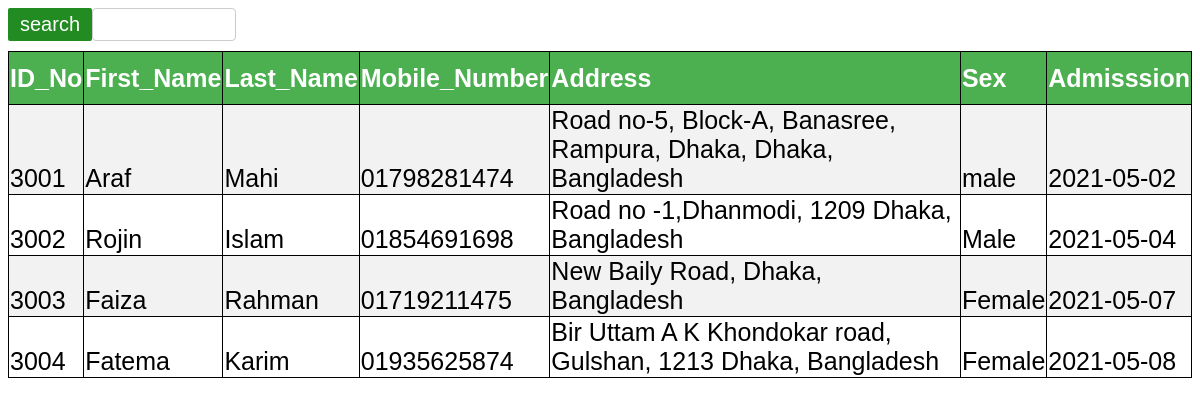
Screenshot of /HMS/display/list-patient.php with the database file from the repository.
### tables this page shows
CREATE TABLE `patient` (
  `id` int(6) NOT NULL,
  `first_name` varchar(50) DEFAULT NULL,
  `last_name` varchar(50) NOT NULL,
  `mobile_number` varchar(11) DEFAULT NULL,
  `address` varchar(100) DEFAULT NULL,
  `sex` varchar(50) DEFAULT NULL,
  `addmission` date DEFAULT NULL
);

### HMS/display/list-patient.php (the view, shortened to what this page needs)
<!DOCTYPE html>
<html>
<head>
</head>
<body>
	<div class="container">
		<form action="search-patient.php" method="post">
			<input type="text" name="search" >
			<button class="btn">search</button>
		</form>
	</div>
	<table>
		<tr>
			<th>ID_No</th>
			<th>First_Name</th>
			<th>Last_Name</th>
			<th>Mobile_Number</th>
			<th>Address</th>
			<th>Sex</th>
			<th>Admisssion</th>
		</tr>
		<?php
		$conn =mysqli_connect("localhost", "root", "", "hospital");
            $sql = "SELECT id,first_name,last_name,mobile_number,address,sex,addmission FROM patient";
            $result = $conn->query($sql);
            if ($result->num_rows > 0) {
            while($row = $result->fetch_assoc()) {
            echo "<tr><td> " . $row["id"]. "</td><td> " . $row["first_name"]. " </td><td>" . $row["last_name"]. "</td><td>" .$row["mobile_number"]."</td><td>".$row["address"]."</td><td>".$row["sex"]."</td><td>".$row ["addmission"]."</td></tr>";
                  }
              echo"</table>";
               }
              else {
              echo "0 results";
              }
		?>
</body>
</html>

### HMS/display/list-patient.php (style rules this page uses)
.btn { background-color: #228B22; color: white; padding: 5px 12px; border: none; border-radius: 2px; cursor: pointer; float: left; font-size:20px; }
input[type=text] { width: 10%; padding: 8px 12px; border: 1px solid #ccc; border-radius: 4px; resize: vertical; }
.container { padding-bottom:10px; }
table { padding-top:10px; border-collapse:collapse; color:black; width:100%; font-family:sans-serif; font-size:25px; text-align:left; padding-left:15px; }
table,th,td { border:1px solid black; }
th { background-color:#4CAF50; color:white; height:50px; }
td { height:10px; vertical-align:bottom; }
tr:nth-child(even) { background-color: #f2f2f2 }

### rows the page displays
patient: id "3001", first_name "Araf", last_name "Mahi", mobile_number "01798281474", address "Road no-5, Block-A, Banasree, Rampura, Dhaka, Dhaka, Bangladesh", sex "male", addmission "2021-05-02"
patient: id "3002", first_name "Rojin", last_name "Islam", mobile_number "01854691698", address "Road no -1,Dhanmodi, 1209 Dhaka, Bangladesh", sex "Male", addmission "2021-05-04"
patient: id "3003", first_name "Faiza", last_name "Rahman", mobile_number "01719211475", address "New Baily Road, Dhaka, Bangladesh", sex "Female", addmission "2021-05-07"
patient: id "3004", first_name "Fatema", last_name "Karim", mobile_number "01935625874", address "Bir Uttam A K Khondokar road, Gulshan, 1213 Dhaka, Bangladesh", sex "Female", addmission "2021-05-08"
